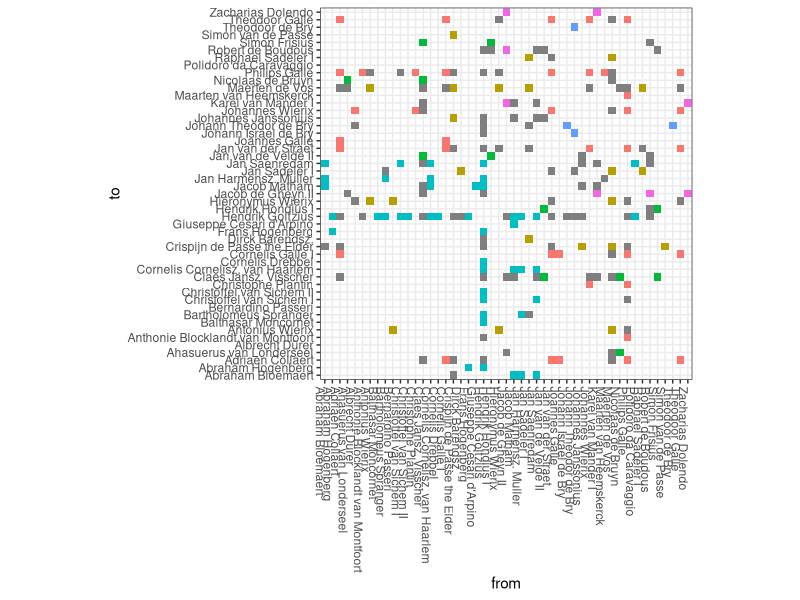

Write R code to recreate this figure.
library(igraph)
library(dplyr)
library(ggplot2)

# Read in CSV files with edge and node attributes
original_edgelist <- read.csv("goltzius_edges.csv", stringsAsFactors = FALSE)
original_nodelist <- read.csv("goltzius_nodes.csv", stringsAsFactors = FALSE)

# Create iGraph object
graph <- graph.data.frame(original_edgelist, directed = TRUE, vertices = original_nodelist)

# Calculate various network properties, adding them as attributes
# to each node/vertex
V(graph)$comm <- membership(optimal.community(graph))
V(graph)$degree <- degree(graph)
V(graph)$closeness <- centralization.closeness(graph)$res
V(graph)$betweenness <- centralization.betweenness(graph)$res
V(graph)$eigen <- centralization.evcent(graph)$vector

#After running these calculations, we now want to emit dataframes of nodes and edges with these additional attributes. Because I would like to color the “edges” (i.e. matrix cells) of my plot based on community, I need to join the comm attributes of both the from and to nodes to my edge list, and then generate an “edge community” variable based on the matchup between comm.x and comm.y.

# Re-generate dataframes for both nodes and edges, now containing
# calculated network attributes
node_list <- get.data.frame(graph, what = "vertices")

# Determine a community for each edge. If two nodes belong to the
# same community, label the edge with that community. If not,
# the edge community value is 'NA'
edge_list <- get.data.frame(graph, what = "edges") %>%
  inner_join(node_list %>% select(name, comm), by = c("from" = "name")) %>%
  inner_join(node_list %>% select(name, comm), by = c("to" = "name")) %>%
  mutate(group = ifelse(comm.x == comm.y, comm.x, NA) %>% factor())

#Create a matrix plot

#To make sure that both plot axes display every network node, we need to tweak our from and to vectors, which are currently just two bunches of strings, to a pair of factor vectors. In R, factors are a special kind of vector that contains not only values, but a list of levels, or potential values, for a given vector. Before plotting, we will turn from and to into factors with the factor() method, setting their levels to the full list of nodes in the network.

# Create a character vector containing every node name
all_nodes <- sort(node_list$name)

# Adjust the 'to' and 'from' factor levels so they are equal
# to this complete list of node names
plot_data <- edge_list %>% mutate(
  to = factor(to, levels = all_nodes),
  from = factor(from, levels = all_nodes))

# Create the adjacency matrix plot
ggplot(plot_data, aes(x = from, y = to, fill = group)) +
  geom_raster() +
  theme_bw() +
  # Because we need the x and y axis to display every node,
  # not just the nodes that have connections to each other,
  # make sure that ggplot does not drop unused factor levels
  scale_x_discrete(drop = FALSE) +
  scale_y_discrete(drop = FALSE) +
  theme(
    # Rotate the x-axis lables so they are legible
    axis.text.x = element_text(angle = 270, hjust = 0),
    # Force the plot into a square aspect ratio
    aspect.ratio = 1,
    # Hide the legend (optional)
    legend.position = "none")
